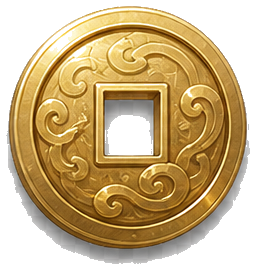
#> input picture examples/guofeng-card-rpg/packages/home-ui-png/items/currency-coin-default.png, 256 x 270 px; its folder holds only this picture in this run
$ python split_sprite_sheet.py ../examples/guofeng-card-rpg/packages/home-ui-png/items/currency-coin-default.png
#> lines starting #> are read from the running program, lines starting #| are printed output that depends on the picture; after the words box and inside, x2 and y2 are one past the last pixel; in counts of white or black regions, pixels touching at a corner belong together
#!/usr/bin/env python3
"""Split a sprite sheet into transparent PNG elements and a ZIP package."""

from __future__ import annotations

import argparse
import re
import shutil
import statistics
import zipfile
from dataclasses import dataclass
from pathlib import Path
from typing import Any

import yaml
from PIL import Image, ImageChops, ImageFilter


ID_PATTERN = re.compile(r"^[a-z0-9]+(?:-[a-z0-9]+)*$")


@dataclass(frozen=True)
class SplitSettings:
    mode: str = "auto"
    alpha_threshold: int = 8
    background_tolerance: int = 24
    connect_gap: int = 2
    min_area: int = 64
    padding: int = 4
    prefix: str = "element"


def sample_background(image: Image.Image) -> tuple[int, int, int]:
    rgb = image.convert("RGB")
    width, height = rgb.size
    step_x = max(1, width // 128)
    step_y = max(1, height // 128)
    samples: list[tuple[int, int, int]] = []
    for x in range(0, width, step_x):
        samples.append(rgb.getpixel((x, 0)))
        samples.append(rgb.getpixel((x, height - 1)))
    for y in range(0, height, step_y):
        samples.append(rgb.getpixel((0, y)))
        samples.append(rgb.getpixel((width - 1, y)))
    return tuple(
        round(statistics.median(pixel[channel] for pixel in samples))
        for channel in range(3)
    )


def make_foreground_mask(
    image: Image.Image,
    settings: SplitSettings,
) -> tuple[Image.Image, str, tuple[int, int, int] | None]:
    rgba = image.convert("RGBA")
    alpha = rgba.getchannel("A")
    mode = settings.mode
    if mode == "auto":
        alpha_min, _ = alpha.getextrema()
        mode = "alpha" if alpha_min < 255 else "background"

    if mode == "alpha":
        mask = alpha.point(
            lambda value: 255 if value > settings.alpha_threshold else 0
        )
        return mask, mode, None
    if mode != "background":
        raise ValueError(f"unsupported split mode: {mode}")

    background = sample_background(rgba)
    solid = Image.new("RGB", rgba.size, background)
    red, green, blue = ImageChops.difference(rgba.convert("RGB"), solid).split()
    difference = ImageChops.lighter(ImageChops.lighter(red, green), blue)
    mask = difference.point(
        lambda value: 255 if value > settings.background_tolerance else 0
    )
    visible_alpha = alpha.point(
        lambda value: 255 if value > settings.alpha_threshold else 0
    )
    return ImageChops.multiply(mask, visible_alpha), mode, background


def connected_boxes(mask: Image.Image, min_area: int) -> list[tuple[int, int, int, int]]:
    binary = mask.convert("L")
    width, height = binary.size
    pixels = binary.tobytes()
    parents: list[int] = []
    runs: list[tuple[int, int, int, int]] = []
    previous: list[tuple[int, int, int]] = []

    def new_label() -> int:
        label = len(parents)
        parents.append(label)
        return label

    def find(label: int) -> int:
        while parents[label] != label:
            parents[label] = parents[parents[label]]
            label = parents[label]
        return label

    def union(left: int, right: int) -> None:
        root_left = find(left)
        root_right = find(right)
        if root_left != root_right:
            parents[root_right] = root_left

    for y in range(height):
        row_offset = y * width
        current: list[tuple[int, int, int]] = []
        x = 0
        while x < width:
            while x < width and pixels[row_offset + x] == 0:
                x += 1
            if x >= width:
                break
            start = x
            while x < width and pixels[row_offset + x] != 0:
                x += 1
            end = x
            overlaps = [
                label
                for prev_start, prev_end, label in previous
                if prev_start < end and start < prev_end
            ]
            label = overlaps[0] if overlaps else new_label()
            for other in overlaps[1:]:
                union(label, other)
            current.append((start, end, label))
            runs.append((y, start, end, label))
        previous = current

    stats: dict[int, list[int]] = {}
    for y, start, end, label in runs:
        root = find(label)
        if root not in stats:
            stats[root] = [start, y, end, y + 1, end - start]
        else:
            item = stats[root]
            item[0] = min(item[0], start)
            item[1] = min(item[1], y)
            item[2] = max(item[2], end)
            item[3] = max(item[3], y + 1)
            item[4] += end - start

    boxes = [
        (left, top, right, bottom)
        for left, top, right, bottom, area in stats.values()
        if area >= min_area
    ]
    return sorted(boxes, key=lambda box: (box[1], box[0]))


def tighten_and_pad(
    box: tuple[int, int, int, int],
    mask: Image.Image,
    padding: int,
) -> tuple[int, int, int, int] | None:
    local = mask.crop(box).getbbox()
    if local is None:
        return None
    left = box[0] + local[0]
    top = box[1] + local[1]
    right = box[0] + local[2]
    bottom = box[1] + local[3]
    width, height = mask.size
    return (
        max(0, left - padding),
        max(0, top - padding),
        min(width, right + padding),
        min(height, bottom + padding),
    )


def prepare_output(directory: Path, force: bool) -> None:
    if directory.exists() and any(directory.iterdir()):
        if not force:
            raise FileExistsError(
                f"output directory is not empty: {directory}; use --force"
            )
        shutil.rmtree(directory)
    directory.mkdir(parents=True, exist_ok=True)


def split_sprite_sheet(
    source: Path,
    output_dir: Path,
    zip_path: Path,
    settings: SplitSettings,
    force: bool = False,
    semantic_items: list[dict[str, Any]] | None = None,
) -> dict[str, Any]:
    if not source.is_file():
        raise FileNotFoundError(f"sprite sheet not found: {source}")
    prepare_output(output_dir, force)
    if zip_path.exists():
        if not force:
            raise FileExistsError(f"package already exists: {zip_path}; use --force")
        zip_path.unlink()
    zip_path.parent.mkdir(parents=True, exist_ok=True)

    image = Image.open(source).convert("RGBA")
    original_mask, detected_mode, background = make_foreground_mask(image, settings)
    detection_mask = original_mask
    if settings.connect_gap > 0:
        size = settings.connect_gap * 2 + 1
        detection_mask = original_mask.filter(ImageFilter.MaxFilter(size))
    boxes = connected_boxes(detection_mask, settings.min_area)
    if semantic_items is not None and len(semantic_items) != len(boxes):
        raise ValueError(
            f"mapping contains {len(semantic_items)} item(s), "
            f"but detection found {len(boxes)}"
        )

    items: list[dict[str, Any]] = []
    for box in boxes:
        crop_box = tighten_and_pad(box, original_mask, settings.padding)
        if crop_box is None:
            continue
        crop = image.crop(crop_box)
        if detected_mode == "background":
            crop.putalpha(original_mask.crop(crop_box))
        index = len(items) + 1
        semantic = semantic_items[index - 1] if semantic_items is not None else {}
        semantic_name = semantic.get("semantic_name")
        if semantic_name is not None and (
            not isinstance(semantic_name, str)
            or not ID_PATTERN.fullmatch(semantic_name)
        ):
            raise ValueError(
                f"mapping item {index}: semantic_name must use kebab-case"
            )
        item_id = semantic_name or f"{settings.prefix}-{index:03d}"
        if any(item["id"] == item_id for item in items):
            raise ValueError(f"mapping item {index}: duplicate ID {item_id!r}")
        filename = f"{item_id}.png"
        path = output_dir / filename
        crop.save(path, "PNG", optimize=True)
        item = {
            "id": item_id,
            "path": filename,
            "bbox": [
                crop_box[0],
                crop_box[1],
                crop_box[2] - crop_box[0],
                crop_box[3] - crop_box[1],
            ],
            "dimensions": [crop.width, crop.height],
            "transparent_background": True,
        }
        for key in ("semantic_name", "component_id", "category", "state", "slice"):
            if key in semantic:
                item[key] = semantic[key]
        items.append(item)

    if not items:
        raise ValueError("no sprite elements detected; adjust mode or thresholds")

    manifest: dict[str, Any] = {
        "schema_version": 1,
        "source_sheet": source.name,
        "detected_mode": detected_mode,
        "sampled_background": list(background) if background else None,
        "settings": {
            "alpha_threshold": settings.alpha_threshold,
            "background_tolerance": settings.background_tolerance,
            "connect_gap": settings.connect_gap,
            "min_area": settings.min_area,
            "padding": settings.padding,
        },
        "item_count": len(items),
        "items": items,
    }
    manifest_path = output_dir / "sprite-manifest.yaml"
    manifest_path.write_text(
        yaml.safe_dump(manifest, allow_unicode=True, sort_keys=False),
        encoding="utf-8",
    )

    with zipfile.ZipFile(zip_path, "w", zipfile.ZIP_DEFLATED) as archive:
        archive.write(manifest_path, "sprite-manifest.yaml")
        for item in items:
            path = output_dir / item["path"]
            archive.write(path, f"items/{path.name}")
    manifest["package"] = str(zip_path)
    return manifest


def parse_args() -> argparse.Namespace:
    parser = argparse.ArgumentParser(description=__doc__)
    parser.add_argument("source", type=Path, help="Input sprite-sheet image.")
    parser.add_argument(
        "--output-dir",
        type=Path,
        help="Output directory. Defaults to <source-stem>-items.",
    )
    parser.add_argument(
        "--zip",
        dest="zip_path",
        type=Path,
        help="ZIP path. Defaults to <source-stem>-png.zip.",
    )
    parser.add_argument(
        "--mode",
        choices=("auto", "alpha", "background"),
        default="auto",
    )
    parser.add_argument("--alpha-threshold", type=int, default=8)
    parser.add_argument("--background-tolerance", type=int, default=24)
    parser.add_argument("--connect-gap", type=int, default=2)
    parser.add_argument("--min-area", type=int, default=64)
    parser.add_argument("--padding", type=int, default=4)
    parser.add_argument("--prefix", default="element")
    parser.add_argument(
        "--mapping",
        type=Path,
        help="YAML file with an ordered 'items' list for semantic filenames.",
    )
    parser.add_argument("--force", action="store_true")
    return parser.parse_args()


def main() -> int:
    args = parse_args()
    source = args.source.resolve()
    output_dir = (
        args.output_dir.resolve()
        if args.output_dir
        else source.with_name(f"{source.stem}-items")
    )
    zip_path = (
        args.zip_path.resolve()
        if args.zip_path
        else source.with_name(f"{source.stem}-png.zip")
    )
    settings = SplitSettings(
        mode=args.mode,
        alpha_threshold=args.alpha_threshold,
        background_tolerance=args.background_tolerance,
        connect_gap=max(0, args.connect_gap),
        min_area=max(1, args.min_area),
        padding=max(0, args.padding),
        prefix=args.prefix,
    )
    try:
        semantic_items = None
        if args.mapping:
            mapping = yaml.safe_load(args.mapping.read_text(encoding="utf-8"))
            if not isinstance(mapping, dict) or not isinstance(mapping.get("items"), list):
                raise ValueError("mapping YAML requires an 'items' list")
            semantic_items = mapping["items"]
            if not all(isinstance(item, dict) for item in semantic_items):
                raise ValueError("every mapping item must be a mapping")
        manifest = split_sprite_sheet(
            source,
            output_dir,
            zip_path,
            settings,
            args.force,
            semantic_items,
        )
#> in split_sprite_sheet, image is the input picture: PIL image 256x270 RGBA; mean R, G, B, A 198.4, 173.5, 128.7, 173.2
#> in make_foreground_mask, `alpha = rgba.getchannel("A")`:
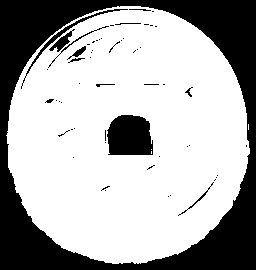
#> alpha: PIL image 256x270 L; 67.9% white; 57 black regions (44 under 20 px), largest, box (x1, y1, x2, y2) and area: (0, 0, 256, 270) 19520, (107, 115, 153, 155) 1595, (21, 9, 128, 89) 344
#> in make_foreground_mask, `alpha_min, _ = alpha.getextrema()`: alpha_min = 0
#> in make_foreground_mask, `mode = "alpha" if alpha_min < 255 else "background"`: mode = 'alpha'
#> in split_sprite_sheet, `detection_mask = original_mask.filter(ImageFilter.MaxFilter(size))`:
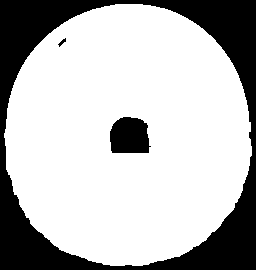
#> detection_mask: PIL image 256x270 L; 72.9% white; 3 black regions, box (x1, y1, x2, y2) and area: (0, 0, 256, 270) 17455, (110, 117, 151, 153) 1249, (58, 38, 66, 47) 28
#> in split_sprite_sheet, `boxes = connected_boxes(detection_mask, settings.min_area)`: boxes = [(4, 4, 252, 266)]
#> the loop in split_sprite_sheet, `for box in boxes:` made 1 pass
#> (box, local in tighten_and_pad, left in tighten_and_pad, top in tighten_and_pad, right in tighten_and_pad, bottom in tighten_and_pad, width in tighten_and_pad, height in tighten_and_pad) on pass 1: ((4, 4, 252, 266), (2, 2, 246, 260), 6, 6, 250, 264, 256, 270)
#> pass 1, in split_sprite_sheet, `crop = image.crop(crop_box)`:
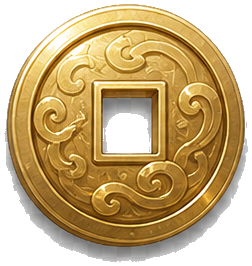
#> crop: PIL image 252x266 RGBA; mean R, G, B, A 197, 171.2, 125.1, 178.6; transparent parts drawn white
#> after the loop in split_sprite_sheet, `for box in boxes:`: items = 1 item
#> the loop in split_sprite_sheet, `for item in items:` made 1 pass
    except (FileNotFoundError, FileExistsError, ValueError, OSError, yaml.YAMLError) as error:
        print(f"ERROR: {error}")
        return 2
    print(f"Split {manifest['item_count']} element(s) into: {output_dir}")
    print(f"Package: {zip_path}")
    return 0


if __name__ == "__main__":
#> (the run stopped early here; a loop or call above may not have finished)

$ run again, on examples/guofeng-card-rpg/packages/home-ui-png/items/currency-stamina-default.png
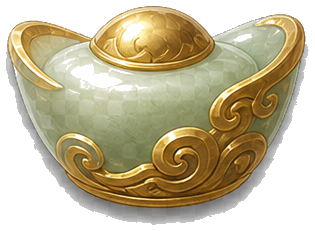
#> input picture examples/guofeng-card-rpg/packages/home-ui-png/items/currency-stamina-default.png, 315 x 231 px
#> in split_sprite_sheet, image is the input picture: PIL image 315x231 RGBA; mean R, G, B, A 190.8, 180, 149.3, 169.8
#> in make_foreground_mask, `alpha = rgba.getchannel("A")`:
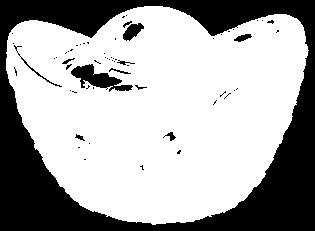
#> alpha: PIL image 315x231 L; 66.6% white; 61 black regions (49 under 20 px), largest, box (x1, y1, x2, y2) and area: (0, 0, 315, 231) 22802, (71, 64, 133, 92) 737, (123, 23, 144, 41) 214
#> alpha_min = 0
#> mode = 'alpha'
#> detection_mask: PIL image 315x231 L; 71.3% white; 6 black regions (3 under 20 px), largest, box (x1, y1, x2, y2) and area: (0, 0, 315, 231) 20504, (74, 67, 117, 86) 309, (125, 26, 139, 38) 73
#> in split_sprite_sheet, `boxes = connected_boxes(detection_mask, settings.min_area)`: boxes = [(4, 4, 311, 227)]
#> the loop in split_sprite_sheet, `for box in boxes:` made 1 pass
#> (box, local in tighten_and_pad, left in tighten_and_pad, top in tighten_and_pad, right in tighten_and_pad, bottom in tighten_and_pad, width in tighten_and_pad, height in tighten_and_pad) on pass 1: ((4, 4, 311, 227), (2, 2, 305, 221), 6, 6, 309, 225, 315, 231)
#> pass 1, in split_sprite_sheet, `crop = image.crop(crop_box)`:
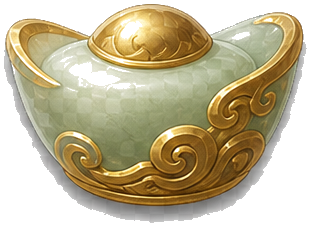
#> crop: PIL image 311x227 RGBA; mean R, G, B, A 189.1, 177.9, 146.3, 175; transparent parts drawn white
#> after the loop in split_sprite_sheet, `for box in boxes:`: items = 1 item
#> the loop in split_sprite_sheet, `for item in items:` made 1 pass
